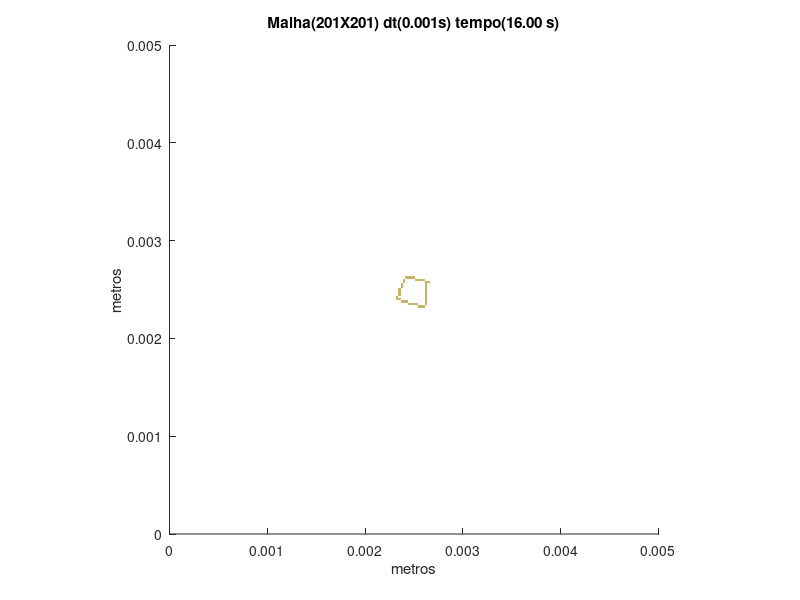

This figure's MATLAB source:
set (gca,'PlotBoxAspectRatio',[1 1 1],'Xlim',[0,0.005],'Ylim',[0,0.005])
hold on
title('Malha(201X201) dt(0.001s) tempo(16.00 s)')
hold on
ylabel('metros')
hold on
xlabel('metros')
hold on

fill([0.00253731343283582 0.00253731343283582 0.00256218905472637 0.00256218905472637],[0.0023134328358209 0.00233830845771144 0.00233830845771144 0.0023134328358209],[0.8,0.7,0.4],'LineStyle','none')

fill([0.00256218905472637 0.00256218905472637 0.00258706467661692 0.00258706467661692],[0.0023134328358209 0.00233830845771144 0.00233830845771144 0.0023134328358209],[0.8,0.7,0.4],'LineStyle','none')

fill([0.00258706467661692 0.00258706467661692 0.00261194029850746 0.00261194029850746],[0.0023134328358209 0.00233830845771144 0.00233830845771144 0.0023134328358209],[0.8,0.7,0.4],'LineStyle','none')

fill([0.00243781094527363 0.00243781094527363 0.00246268656716418 0.00246268656716418],[0.00233830845771144 0.00236318407960199 0.00236318407960199 0.00233830845771144],[0.8,0.7,0.4],'LineStyle','none')

fill([0.00246268656716418 0.00246268656716418 0.00248756218905473 0.00248756218905473],[0.00233830845771144 0.00236318407960199 0.00236318407960199 0.00233830845771144],[0.8,0.7,0.4],'LineStyle','none')

fill([0.00248756218905473 0.00248756218905473 0.00251243781094527 0.00251243781094527],[0.00233830845771144 0.00236318407960199 0.00236318407960199 0.00233830845771144],[0.8,0.7,0.4],'LineStyle','none')

fill([0.00251243781094527 0.00251243781094527 0.00253731343283582 0.00253731343283582],[0.00233830845771144 0.00236318407960199 0.00236318407960199 0.00233830845771144],[0.8,0.7,0.4],'LineStyle','none')

fill([0.00261194029850746 0.00261194029850746 0.00263681592039801 0.00263681592039801],[0.00233830845771144 0.00236318407960199 0.00236318407960199 0.00233830845771144],[0.8,0.7,0.4],'LineStyle','none')

fill([0.00236318407960199 0.00236318407960199 0.00238805970149254 0.00238805970149254],[0.00236318407960199 0.00238805970149254 0.00238805970149254 0.00236318407960199],[0.8,0.7,0.4],'LineStyle','none')

fill([0.00238805970149254 0.00238805970149254 0.00241293532338308 0.00241293532338308],[0.00236318407960199 0.00238805970149254 0.00238805970149254 0.00236318407960199],[0.8,0.7,0.4],'LineStyle','none')

fill([0.00241293532338308 0.00241293532338308 0.00243781094527363 0.00243781094527363],[0.00236318407960199 0.00238805970149254 0.00238805970149254 0.00236318407960199],[0.8,0.7,0.4],'LineStyle','none')

fill([0.00261194029850746 0.00261194029850746 0.00263681592039801 0.00263681592039801],[0.00236318407960199 0.00238805970149254 0.00238805970149254 0.00236318407960199],[0.8,0.7,0.4],'LineStyle','none')

fill([0.0023134328358209 0.0023134328358209 0.00233830845771144 0.00233830845771144],[0.00238805970149254 0.00241293532338308 0.00241293532338308 0.00238805970149254],[0.8,0.7,0.4],'LineStyle','none')

fill([0.00233830845771144 0.00233830845771144 0.00236318407960199 0.00236318407960199],[0.00238805970149254 0.00241293532338308 0.00241293532338308 0.00238805970149254],[0.8,0.7,0.4],'LineStyle','none')

fill([0.00261194029850746 0.00261194029850746 0.00263681592039801 0.00263681592039801],[0.00238805970149254 0.00241293532338308 0.00241293532338308 0.00238805970149254],[0.8,0.7,0.4],'LineStyle','none')

fill([0.0023134328358209 0.0023134328358209 0.00233830845771144 0.00233830845771144],[0.00241293532338308 0.00243781094527363 0.00243781094527363 0.00241293532338308],[0.8,0.7,0.4],'LineStyle','none')

fill([0.00261194029850746 0.00261194029850746 0.00263681592039801 0.00263681592039801],[0.00241293532338308 0.00243781094527363 0.00243781094527363 0.00241293532338308],[0.8,0.7,0.4],'LineStyle','none')

fill([0.00233830845771144 0.00233830845771144 0.00236318407960199 0.00236318407960199],[0.00243781094527363 0.00246268656716418 0.00246268656716418 0.00243781094527363],[0.8,0.7,0.4],'LineStyle','none')

fill([0.00261194029850746 0.00261194029850746 0.00263681592039801 0.00263681592039801],[0.00243781094527363 0.00246268656716418 0.00246268656716418 0.00243781094527363],[0.8,0.7,0.4],'LineStyle','none')

fill([0.00233830845771144 0.00233830845771144 0.00236318407960199 0.00236318407960199],[0.00246268656716418 0.00248756218905473 0.00248756218905473 0.00246268656716418],[0.8,0.7,0.4],'LineStyle','none')

fill([0.00261194029850746 0.00261194029850746 0.00263681592039801 0.00263681592039801],[0.00246268656716418 0.00248756218905473 0.00248756218905473 0.00246268656716418],[0.8,0.7,0.4],'LineStyle','none')

fill([0.00233830845771144 0.00233830845771144 0.00236318407960199 0.00236318407960199],[0.00248756218905473 0.00251243781094527 0.00251243781094527 0.00248756218905473],[0.8,0.7,0.4],'LineStyle','none')

fill([0.00261194029850746 0.00261194029850746 0.00263681592039801 0.00263681592039801],[0.00248756218905473 0.00251243781094527 0.00251243781094527 0.00248756218905473],[0.8,0.7,0.4],'LineStyle','none')

fill([0.00236318407960199 0.00236318407960199 0.00238805970149254 0.00238805970149254],[0.00251243781094527 0.00253731343283582 0.00253731343283582 0.00251243781094527],[0.8,0.7,0.4],'LineStyle','none')

fill([0.00261194029850746 0.00261194029850746 0.00263681592039801 0.00263681592039801],[0.00251243781094527 0.00253731343283582 0.00253731343283582 0.00251243781094527],[0.8,0.7,0.4],'LineStyle','none')

fill([0.00236318407960199 0.00236318407960199 0.00238805970149254 0.00238805970149254],[0.00253731343283582 0.00256218905472637 0.00256218905472637 0.00253731343283582],[0.8,0.7,0.4],'LineStyle','none')

fill([0.00261194029850746 0.00261194029850746 0.00263681592039801 0.00263681592039801],[0.00253731343283582 0.00256218905472637 0.00256218905472637 0.00253731343283582],[0.8,0.7,0.4],'LineStyle','none')

fill([0.00238805970149254 0.00238805970149254 0.00241293532338308 0.00241293532338308],[0.00256218905472637 0.00258706467661692 0.00258706467661692 0.00256218905472637],[0.8,0.7,0.4],'LineStyle','none')

fill([0.00261194029850746 0.00261194029850746 0.00263681592039801 0.00263681592039801],[0.00256218905472637 0.00258706467661692 0.00258706467661692 0.00256218905472637],[0.8,0.7,0.4],'LineStyle','none')

fill([0.00263681592039801 0.00263681592039801 0.00266169154228856 0.00266169154228856],[0.00256218905472637 0.00258706467661692 0.00258706467661692 0.00256218905472637],[0.8,0.7,0.4],'LineStyle','none')

fill([0.00238805970149254 0.00238805970149254 0.00241293532338308 0.00241293532338308],[0.00258706467661692 0.00261194029850746 0.00261194029850746 0.00258706467661692],[0.8,0.7,0.4],'LineStyle','none')

fill([0.00251243781094527 0.00251243781094527 0.00253731343283582 0.00253731343283582],[0.00258706467661692 0.00261194029850746 0.00261194029850746 0.00258706467661692],[0.8,0.7,0.4],'LineStyle','none')

fill([0.00253731343283582 0.00253731343283582 0.00256218905472637 0.00256218905472637],[0.00258706467661692 0.00261194029850746 0.00261194029850746 0.00258706467661692],[0.8,0.7,0.4],'LineStyle','none')

fill([0.00256218905472637 0.00256218905472637 0.00258706467661692 0.00258706467661692],[0.00258706467661692 0.00261194029850746 0.00261194029850746 0.00258706467661692],[0.8,0.7,0.4],'LineStyle','none')

fill([0.00258706467661692 0.00258706467661692 0.00261194029850746 0.00261194029850746],[0.00258706467661692 0.00261194029850746 0.00261194029850746 0.00258706467661692],[0.8,0.7,0.4],'LineStyle','none')

fill([0.00241293532338308 0.00241293532338308 0.00243781094527363 0.00243781094527363],[0.00261194029850746 0.00263681592039801 0.00263681592039801 0.00261194029850746],[0.8,0.7,0.4],'LineStyle','none')

fill([0.00243781094527363 0.00243781094527363 0.00246268656716418 0.00246268656716418],[0.00261194029850746 0.00263681592039801 0.00263681592039801 0.00261194029850746],[0.8,0.7,0.4],'LineStyle','none')

fill([0.00246268656716418 0.00246268656716418 0.00248756218905473 0.00248756218905473],[0.00261194029850746 0.00263681592039801 0.00263681592039801 0.00261194029850746],[0.8,0.7,0.4],'LineStyle','none')

fill([0.00248756218905473 0.00248756218905473 0.00251243781094527 0.00251243781094527],[0.00261194029850746 0.00263681592039801 0.00263681592039801 0.00261194029850746],[0.8,0.7,0.4],'LineStyle','none')
